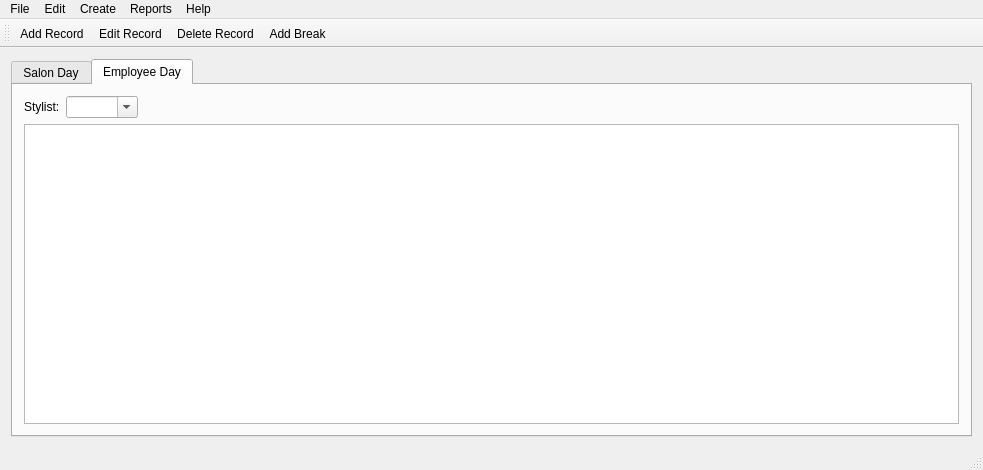
<?xml version="1.0" encoding="UTF-8"?>
<ui version="4.0">
 <class>MainWindow</class>
 <widget class="QMainWindow" name="MainWindow">
  <property name="geometry">
   <rect>
    <x>0</x>
    <y>0</y>
    <width>983</width>
    <height>470</height>
   </rect>
  </property>
  <property name="windowTitle">
   <string>Tech Scheduler - Profiles Hair Salon</string>
  </property>
  <property name="windowIcon">
   <iconset resource="resources.qrc">
    <normaloff>:/images/images/oie_bA9mf2KKSkOm.png</normaloff>:/images/images/oie_bA9mf2KKSkOm.png</iconset>
  </property>
  <widget class="QWidget" name="centralWidget">
   <layout class="QGridLayout" name="gridLayout_2">
    <item row="0" column="0">
     <widget class="QTabWidget" name="tabWidget">
      <property name="currentIndex">
       <number>1</number>
      </property>
      <widget class="QWidget" name="daily_appt_tab">
       <attribute name="title">
        <string>Salon Day</string>
       </attribute>
       <layout class="QGridLayout" name="gridLayout">
        <item row="1" column="1">
         <widget class="MyQTableWidget" name="daily_appt_tableWidget"/>
        </item>
        <item row="0" column="1" alignment="Qt::AlignLeft">
         <widget class="QDateEdit" name="daily_appt_date_dateEdit">
          <property name="calendarPopup">
           <bool>true</bool>
          </property>
         </widget>
        </item>
       </layout>
      </widget>
      <widget class="QWidget" name="employe_day_tab">
       <attribute name="title">
        <string>Employee Day</string>
       </attribute>
       <layout class="QVBoxLayout" name="verticalLayout">
        <item>
         <layout class="QHBoxLayout" name="horizontalLayout">
          <item alignment="Qt::AlignLeft">
           <widget class="QLabel" name="label">
            <property name="text">
             <string>Stylist:</string>
            </property>
           </widget>
          </item>
          <item>
           <widget class="QComboBox" name="stylist_comboBox">
            <property name="editable">
             <bool>true</bool>
            </property>
            <property name="maxVisibleItems">
             <number>20</number>
            </property>
           </widget>
          </item>
          <item>
           <spacer name="horizontalSpacer">
            <property name="orientation">
             <enum>Qt::Horizontal</enum>
            </property>
            <property name="sizeHint" stdset="0">
             <size>
              <width>40</width>
              <height>20</height>
             </size>
            </property>
           </spacer>
          </item>
         </layout>
        </item>
        <item>
         <widget class="MyQTableWidget" name="employee_day_tableWidget"/>
        </item>
       </layout>
      </widget>
     </widget>
    </item>
   </layout>
  </widget>
  <widget class="QMenuBar" name="menuBar">
   <property name="geometry">
    <rect>
     <x>0</x>
     <y>0</y>
     <width>983</width>
     <height>26</height>
    </rect>
   </property>
   <widget class="QMenu" name="menuFile">
    <property name="title">
     <string>File</string>
    </property>
   </widget>
   <widget class="QMenu" name="menuEdit">
    <property name="title">
     <string>Edit</string>
    </property>
    <addaction name="action_edit_Customers"/>
    <addaction name="action_edit_Stylists"/>
    <addaction name="action_edit_Services"/>
    <addaction name="action_edit_Users"/>
    <addaction name="action_edit_Appointments"/>
   </widget>
   <widget class="QMenu" name="menuReports">
    <property name="title">
     <string>Reports</string>
    </property>
    <addaction name="action_report_Appointments_Stylist"/>
    <addaction name="action_report_Appointments_Period"/>
   </widget>
   <widget class="QMenu" name="menuHelp">
    <property name="title">
     <string>Help</string>
    </property>
    <addaction name="actionAbout_Tech_Scheduler"/>
   </widget>
   <widget class="QMenu" name="menuCreate">
    <property name="title">
     <string>Create</string>
    </property>
    <addaction name="action_create_Customer"/>
    <addaction name="action_create_Stylist"/>
    <addaction name="action_create_Service"/>
    <addaction name="action_create_User"/>
   </widget>
   <addaction name="menuFile"/>
   <addaction name="menuEdit"/>
   <addaction name="menuCreate"/>
   <addaction name="menuReports"/>
   <addaction name="menuHelp"/>
  </widget>
  <widget class="QToolBar" name="mainToolBar">
   <property name="iconSize">
    <size>
     <width>25</width>
     <height>25</height>
    </size>
   </property>
   <property name="toolButtonStyle">
    <enum>Qt::ToolButtonTextBesideIcon</enum>
   </property>
   <attribute name="toolBarArea">
    <enum>TopToolBarArea</enum>
   </attribute>
   <attribute name="toolBarBreak">
    <bool>false</bool>
   </attribute>
   <addaction name="actionAdd"/>
   <addaction name="actionEdit_Record"/>
   <addaction name="actionDelete_Record"/>
   <addaction name="actionAdd_Break"/>
  </widget>
  <widget class="QStatusBar" name="statusBar"/>
  <action name="actionAdd">
   <property name="icon">
    <iconset resource="resources.qrc">
     <normaloff>:/images/images/1413781045_Add.png</normaloff>:/images/images/1413781045_Add.png</iconset>
   </property>
   <property name="text">
    <string>Add Record</string>
   </property>
   <property name="shortcut">
    <string>Ctrl+A</string>
   </property>
  </action>
  <action name="actionEdit_Record">
   <property name="icon">
    <iconset resource="resources.qrc">
     <normaloff>:/images/images/pencil3.png</normaloff>:/images/images/pencil3.png</iconset>
   </property>
   <property name="text">
    <string>Edit Record</string>
   </property>
   <property name="shortcut">
    <string>Ctrl+E</string>
   </property>
  </action>
  <action name="actionDelete_Record">
   <property name="icon">
    <iconset resource="resources.qrc">
     <normaloff>:/images/images/1413781093_Delete.png</normaloff>:/images/images/1413781093_Delete.png</iconset>
   </property>
   <property name="text">
    <string>Delete Record</string>
   </property>
   <property name="shortcut">
    <string>Del</string>
   </property>
  </action>
  <action name="actionAdd_Break">
   <property name="icon">
    <iconset resource="resources.qrc">
     <normaloff>:/images/images/1413782209_coffee.png</normaloff>:/images/images/1413782209_coffee.png</iconset>
   </property>
   <property name="text">
    <string>Add Break</string>
   </property>
   <property name="shortcut">
    <string>Ctrl+B</string>
   </property>
  </action>
  <action name="action_create_Customer">
   <property name="text">
    <string>Customer</string>
   </property>
  </action>
  <action name="action_create_Stylist">
   <property name="text">
    <string>Stylist</string>
   </property>
  </action>
  <action name="action_create_Service">
   <property name="text">
    <string>Service</string>
   </property>
  </action>
  <action name="action_create_User">
   <property name="text">
    <string>User</string>
   </property>
  </action>
  <action name="actionAbout_Tech_Scheduler">
   <property name="text">
    <string>About Tech Scheduler</string>
   </property>
  </action>
  <action name="action_edit_Customers">
   <property name="text">
    <string>Customers</string>
   </property>
  </action>
  <action name="action_edit_Stylists">
   <property name="text">
    <string>Stylists</string>
   </property>
  </action>
  <action name="action_edit_Services">
   <property name="text">
    <string>Services</string>
   </property>
  </action>
  <action name="action_edit_Users">
   <property name="text">
    <string>Users</string>
   </property>
  </action>
  <action name="action_report_Appointments_Stylist">
   <property name="text">
    <string>Appointments / Stylist</string>
   </property>
  </action>
  <action name="action_report_Appointments_Period">
   <property name="text">
    <string>Appointments / Period</string>
   </property>
  </action>
  <action name="action_edit_Appointments">
   <property name="text">
    <string>Appointment</string>
   </property>
  </action>
 </widget>
 <layoutdefault spacing="6" margin="11"/>
 <customwidgets>
  <customwidget>
   <class>MyQTableWidget</class>
   <extends>QTableWidget</extends>
   <header location="global">myqtablewidget.h</header>
  </customwidget>
 </customwidgets>
 <resources>
  <include location="resources.qrc"/>
 </resources>
 <connections/>
</ui>
